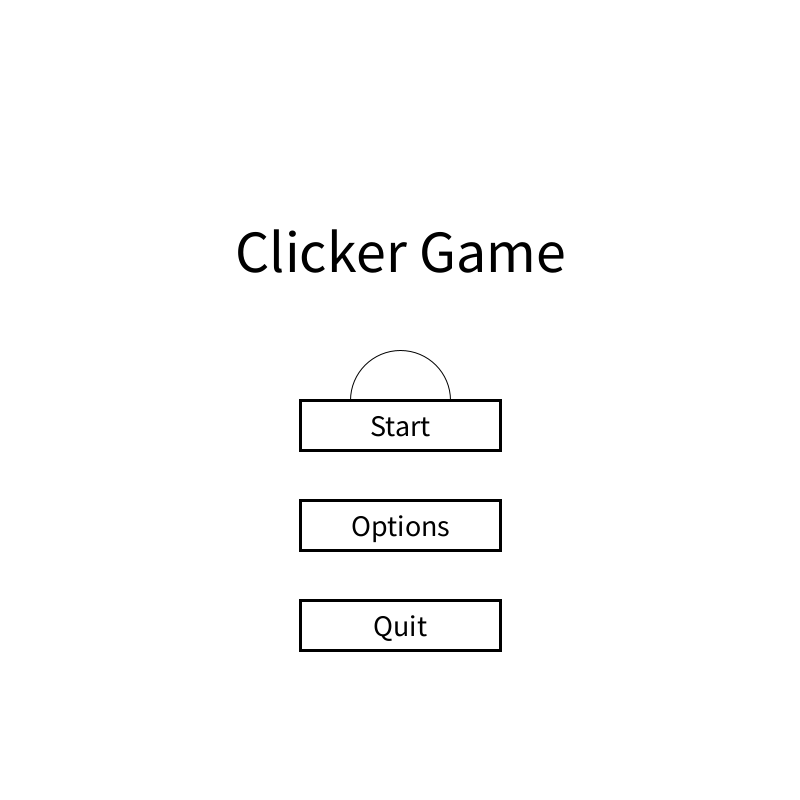
Frame 1 (no input)
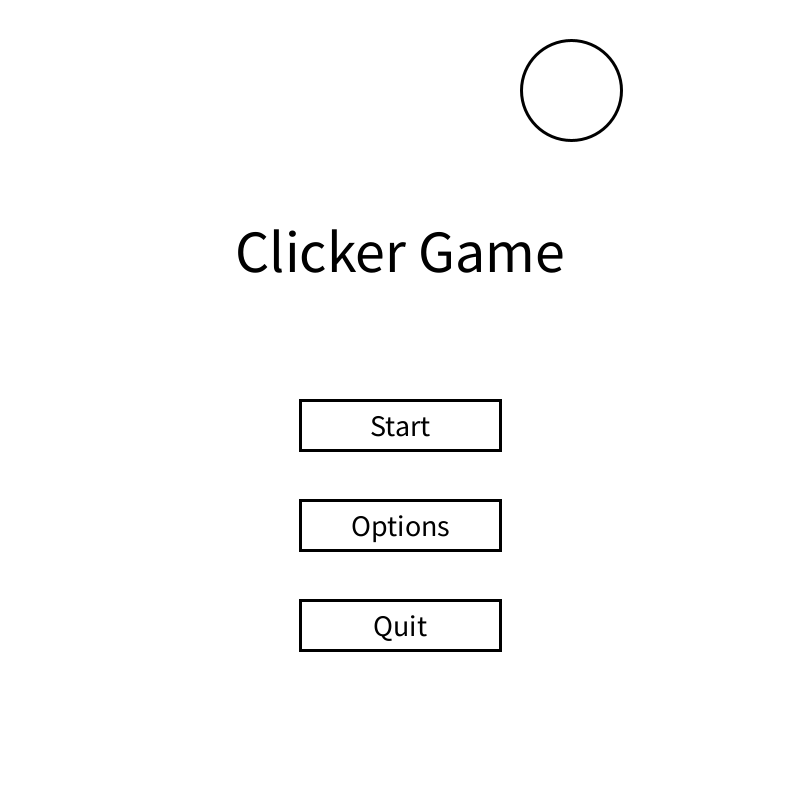
Frame 60 (the mouse pressed at the canvas centre just before this capture)
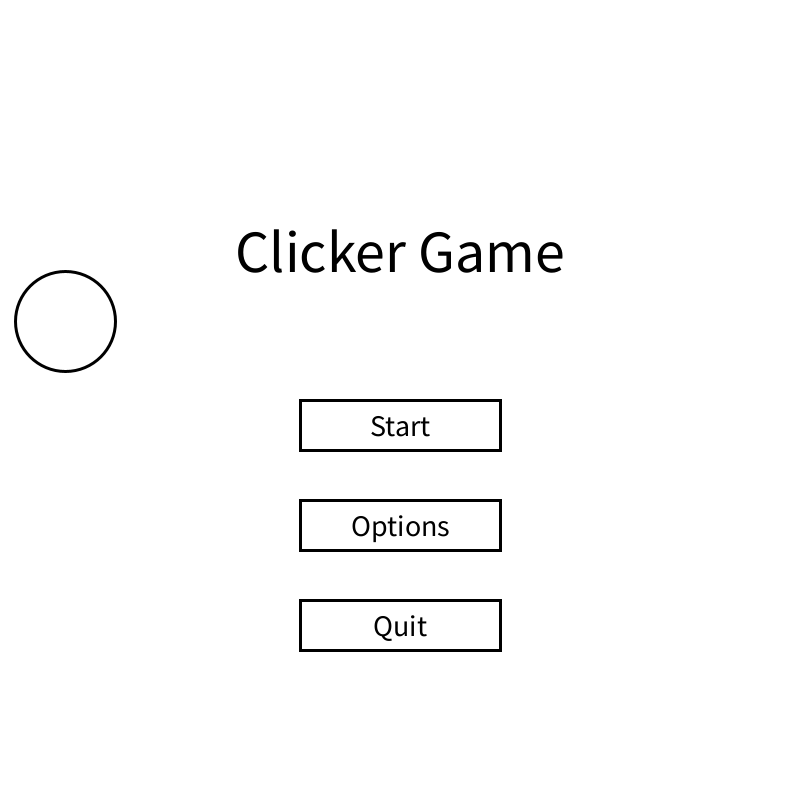
Frame 120 (the mouse held since frame 60 and released just before this capture)

The Processing sketch that drew these frames (run headless with seeded random() and noise(); from frame 60 on, the mouse is pressed at the canvas centre):

// Processing sketch: Clicker_Game
// ── Clicker_Game.pde
//Johnny Geng
//2-3
//May 19 2022
//Clicker Game

color red = color(255, 0, 0);
color blue = color(24, 0, 255);
color yellow = color(255, 247, 0);
color green = color(0, 255, 44);
color orange = color(255, 132, 0);
color purple = color(195, 0, 255);
color grey = color(59, 53, 54);
color black = color(0);
color white = color(255);
color glow = color(238, 245, 153);
color tactile = color(209, 199, 107);

color selectedColorRed; 
color selectedColorBlue;
color selectedColorYellow;
color selectedColorGreen;
color selectedColorOrange;
color selectedColorPurple;
color selectedColorBlack;
color selectedColorWhite;
color sliderSelect;

color startSelect;
color optionsSelect;
color quitSelect;
color backSelect;
color ball;
color background;
color lifePoints;
color pauseSelect;
color deadIntro;
color retry;
color giveUp;

float x, y, d;
float vx, vy;
float x2, y2;
float vx2, vy2;

float sliderX;

int mode;
final int intro = 0;
final int game = 1;
final int options = 2;
final int pause = 3;
final int gameOver = 4;

int score, lives, highscore;

void setup() {
  size(800, 800);
  mode = intro;
  textAlign(CENTER, CENTER);
  ball = white;
  x = 400;
  y = 400;
  d = 100;
  x2 = 400;
  y2 = 400;
  vx = random(-5, 5);
  vy = random(-5, 5);
  vx2 = random(-10, 10);
  vy2 = random(-10, 10);
  score = 0;
  lives = 3;
  highscore = 0;
  sliderX = 200;
}

void draw() {
  if (mode == intro) {
    intro();
  } else if (mode == game) {
    game();
  } else if (mode == options) {
    options();
  } else if (mode == pause) {
    pause();
  } else if (mode == gameOver) {
    gameOver();
  } else {
    println("Error: Mode = " + mode);
  }
  if (mouseX > 300 && mouseX < 500 && mouseY > 400 && mouseY < 450) {
    startSelect = glow;
  } else {
    startSelect = black;
  }
  if (mouseX > 300 && mouseX < 500 && mouseY > 500 && mouseY < 550) {
    optionsSelect = glow;
  } else {
    optionsSelect = black;
  }
  if (mouseX > 300 && mouseX < 500 && mouseY > 600 && mouseY < 650) {
    quitSelect = glow;
  } else {
    quitSelect = black;
  }
  if (mouseX > 50 && mouseX < 250 && mouseY > 50 && mouseY < 100) {
    backSelect = glow;
  } else {
    backSelect = black;
  }
  
  if (lives == 3) {
    lifePoints = green;
  } else if (lives == 2) {
    lifePoints = yellow;
  } else {
    lifePoints = red;
  }
  
  if (lives < 1) {
    mode = gameOver;
  }
  
  if (mouseX > 700 && mouseX < 750 && mouseY > 35 && mouseY < 85) {
    pauseSelect = glow;
  } else {
    pauseSelect = black;
  }
  if (mouseX > 300 && mouseX < 500 && mouseY > 450 && mouseY < 500) {
    deadIntro = glow;
  } else {
    deadIntro = white;
  }
  if (mouseX > 300 && mouseX < 500 && mouseY > 550 && mouseY < 600) {
    retry = glow;
  } else {
    retry = white;
  }
  if (mouseX > 300 && mouseX < 500 && mouseY > 650 && mouseY < 700) {
    giveUp = glow;
  } else {
    giveUp = white;
  }
  if (score > highscore) {
    highscore = score;
  }
  if (dist(sliderX, 500, mouseX, mouseY) < 25) {
    sliderSelect = glow;
  } else {
    sliderSelect = black;
  }
  if (ball == red) {
    selectedColorRed = glow;
  } else if (dist(90, 400, mouseX, mouseY) < 25) {
    selectedColorRed = tactile;
  } else {
    selectedColorRed = black;
  }
  if (ball == blue) {
    selectedColorBlue = glow;
  } else if (dist(180, 400, mouseX, mouseY) < 25) {
    selectedColorBlue = tactile;
  } else {
    selectedColorBlue = black;
  }
  if (ball == yellow) {
    selectedColorYellow = glow;
  } else if (dist(270, 400, mouseX, mouseY) < 25) {
    selectedColorYellow = tactile;
  } else {
    selectedColorYellow = black;
  }
  if (ball == green) {
    selectedColorGreen = glow;
  } else if (dist(360, 400, mouseX, mouseY) < 25) {
    selectedColorGreen = tactile;
  } else {
    selectedColorGreen = black;
  }
  if (ball == orange) {
    selectedColorOrange = glow;
  } else if (dist(450, 400, mouseX, mouseY) < 25) {
    selectedColorOrange = tactile;
  } else {
    selectedColorOrange = black;
  }
  if (ball == purple) {
    selectedColorPurple = glow;
  } else if (dist(540, 400, mouseX, mouseY) < 25) {
    selectedColorPurple = tactile;
  } else {
    selectedColorPurple = black;
  }
  if (ball == black) {
    selectedColorBlack = glow;
  } else if (dist(630, 400, mouseX, mouseY) < 25) {
    selectedColorBlack = tactile;
  } else {
    selectedColorBlack = black;
  }
  if (ball == white) {
    selectedColorWhite = glow;
  } else if (dist(720, 400, mouseX, mouseY) < 25) {
    selectedColorWhite = tactile;
  } else {
    selectedColorWhite = black;
  }
}

// ── Game.pde
void game() {
  background(222, 215, 247);
  stroke(black);
  fill(ball);
  strokeWeight(5);
  circle(x, y, d);
  x = x + vx;
  y = y + vy;
  
  if (x < d/2 || x > 800 - d/2) {
    vx = vx * -1;
  }
  if (y < d/2 || y > 800 - d/2) {
    vy = vy * -1;
  }
}

void gameClicks() {

}

// ── Game_Over.pde
void gameOver() {
  background(black);
  fill(red);
  textSize(80);
  text("YOU DIED", 400, 300);
  textSize(40);
  text("High Score: " + highscore, 400, 400);
  stroke(deadIntro);
  fill(black);
  rect(300, 450, 200, 50);
  stroke(retry);
  rect(300, 550, 200, 50);
  stroke(giveUp);
  rect(300, 650, 200, 50);
  textSize(30);
  fill(white);
  text("Intro", 400, 475);
  text("Retry?", 400, 575);
  text("Give Up", 400, 675);
}

void gameOverClicks() {
  if (mouseX > 300 && mouseX < 500 && mouseY > 450 && mouseY < 500) {
    mode = intro;
    lives = 3;
    score = 0;
    x = 400;
    y = 400;
    vx = random(-5, 5);
    vy = random(-5, 5);
  }
  if (mouseX > 300 && mouseX < 500 && mouseY > 550 && mouseY < 600) {
    mode = game;
    lives = 3;
    score = 0;
    x = 400;
    y = 400;
    vx = random(-5, 5);
    vy = random(-5, 5);
  }
}

// ── Intro.pde
void intro() {
  background(white);
  
  stroke(black);
  fill(ball);
  circle(x2, y2, d);
  x2 = x2 + vx2;
  y2 = y2 + vy2;
  if (x2 < d/2 || x2 > 800 - d/2) {
    vx2 = vx2 * -1;
  }
  if (y2 < d/2 || y2 > 800 - d/2) {
    vy2 = vy2 * -1;
  }

  fill(white);
  strokeWeight(3);
  stroke(startSelect);
  rect(300, 400, 200, 50);
  stroke(optionsSelect);
  rect(300, 500, 200, 50);
  stroke(quitSelect);
  rect(300, 600, 200, 50);
  fill(black);
  textSize(60);
  text("Clicker Game", 400, 250);
  textSize(30);
  text("Start", 400, 425);
  text("Options", 400, 525);
  text("Quit", 400, 625);
}

void introClicks() {
  if (mouseX > 300 && mouseX < 500 && mouseY > 400 && mouseY < 450) {
    mode = game;
  }
  if (mouseX > 300 && mouseX < 500 && mouseY > 500 && mouseY < 550) {
    mode = options;
  }
  if (mouseX > 300 && mouseX < 500 && mouseY > 600 && mouseY < 650) {
  }
}

// ── Options.pde
void options() {
  background(white);
  
  strokeWeight(3);
  stroke(backSelect);
  fill(white);
  rect(50, 50, 200, 50);
  fill(black);
  textSize(30);
  text("Back", 150, 70);
  
  fill(ball);
  stroke(black);
  circle(400, 250, d);
  strokeWeight(5);
  fill(red);
  stroke(selectedColorRed);
  circle(90, 400, 50);
  fill(blue);
  stroke(selectedColorBlue);
  circle(180, 400, 50);
  fill(yellow);
  stroke(selectedColorYellow);
  circle(270, 400, 50);
  fill(green);
  stroke(selectedColorGreen);
  circle(360, 400, 50);
  fill(orange);
  stroke(selectedColorOrange);
  circle(450, 400, 50);
  fill(purple);
  stroke(selectedColorPurple);
  circle(540, 400, 50);
  fill(black);
  stroke(selectedColorBlack);
  circle(630, 400, 50);
  fill(white);
  stroke(selectedColorWhite);
  circle(720, 400, 50);
  stroke(black);
  line(200, 500, 600, 500);
  stroke(sliderSelect);
  fill(ball);
  circle(sliderX, 500, 50);
}

void optionsClicks() {
  if (mouseX > 50 && mouseX < 250 && mouseY > 50 && mouseY < 100) {
    mode = intro;
  }
  if (dist(90, 400, mouseX, mouseY) < 25) {
    ball = red;
  }
  if (dist(180, 400, mouseX, mouseY) < 25) {
    ball = blue;
  }
  if (dist(270, 400, mouseX, mouseY) < 25) {
    ball = yellow;
  }
  if (dist(360, 400, mouseX, mouseY) < 25) {
    ball = green;
  }
  if (dist(450, 400, mouseX, mouseY) < 25) {
    ball = orange;
  }
  if (dist(540, 400, mouseX, mouseY) < 25) {
    ball = purple;
  }
  if (dist(630, 400, mouseX, mouseY) < 25) {
    ball = black;
  }
  if (dist(720, 400, mouseX, mouseY) < 25) {
    ball = white;
  }
  if (mode == options) {
    if (mouseX > 190 && mouseX < 610 && mouseY > 480 && mouseY < 520) {
      sliderX = mouseX;
    }
    d = map(sliderX, 200, 600, 100, 200);
  }
}

void mouseDragged() {
  if (mode == options) {
    if (mouseX > 190 && mouseX < 610 && mouseY > 480 && mouseY < 520) {
      sliderX = mouseX;
    }
    d = map(sliderX, 200, 600, 100, 200);
  }
}

// ── Pause.pde
void pause() {
  background(white);
  
  textSize(30);
  fill(black);
  text("Score: " + score, 400, 50);
  fill(lifePoints);
  text("Lives: " + lives, 200, 50);
  
  stroke(black);
  fill(ball);
  strokeWeight(5);
  circle(x, y, d);
  
  fill(white);
  strokeWeight(3);
  stroke(pauseSelect);
  rect(700, 35, 50, 50);
  fill(pauseSelect);
  if (mode == game) {
    rect(712, 45, 5, 30);
    rect(733, 45, 5, 30);
  } else if (mode == pause) {
    triangle(715, 45, 715, 75, 735, 60);
  }
  
  fill(black);
  stroke(black);
  textSize(60);
  text("Pause", 400, 400);
}

void pauseClicks() {
  if (mouseX > 700 && mouseX < 750 && mouseY > 35 && mouseY < 85) {
    mode = game;
  }
}
